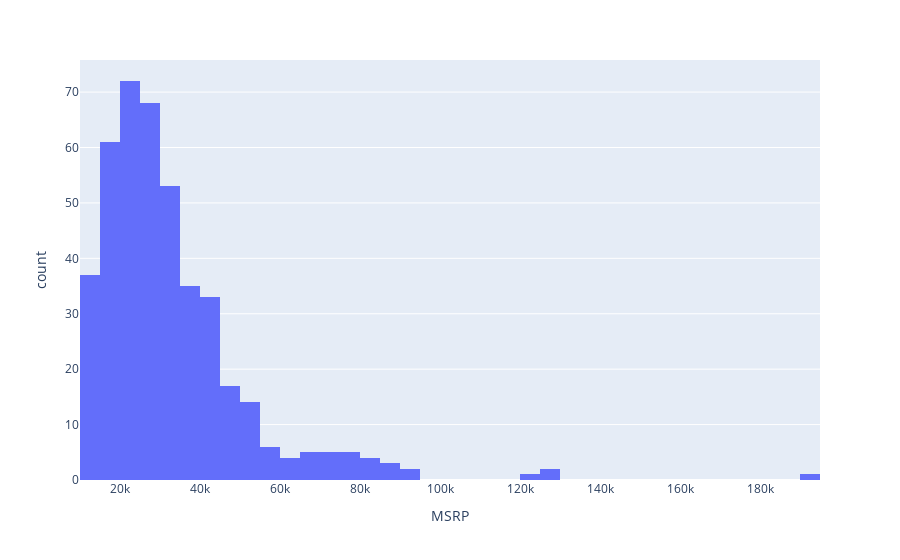

Notebook source saved alongside this figure:
### Code cell
fig_2 = px.histogram(df[["MSRP"]], x="MSRP", nbins=50)
fig_2.show()

### Figure 1 — Plotly figure (JSON) as saved in the notebook; plotly's stock layout.template omitted (floating-point values rounded to 4 significant figures; data arrays with more than 128 entries replaced by an {"elided": "..."} marker saying what was removed)
{"data": [{"alignmentgroup": "True", "bingroup": "x", "hovertemplate": "MSRP=%{x}<br>count=%{y}<extra></extra>", "legendgroup": "", "marker": {"color": "#636efa", "pattern": {"shape": ""}}, "name": "", "nbinsx": 50, "offsetgroup": "", "orientation": "v", "showlegend": false, "type": "histogram", "x": {"elided": "428 int values"}, "xaxis": "x", "yaxis": "y"}], "layout": {"barmode": "relative", "legend": {"tracegroupgap": 0}, "margin": {"t": 60}, "xaxis": {"anchor": "y", "domain": [0, 1], "title": {"text": "MSRP"}}, "yaxis": {"anchor": "x", "domain": [0, 1], "title": {"text": "count"}}}}
